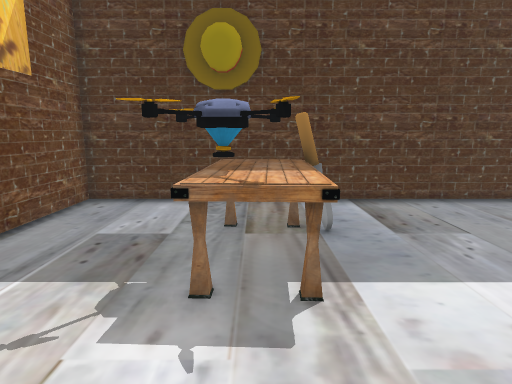
view 1 (above)

12 first-person views from a walk through a 3-D level made in the Unity game engine. The camera is 1.3 m above the floor, tilts 10° down and sees 75° across. The floor is counted in squares, 0.5 m on a side. Each view is taken from the middle of a square. On the plan, view 1 faces up. The plan holds only what a view shows up to about 20 squares ahead; the rest is blank. Some surface patterns are stand-ins.

view 2
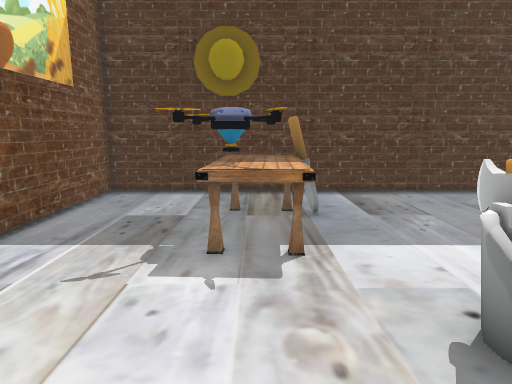

view 3
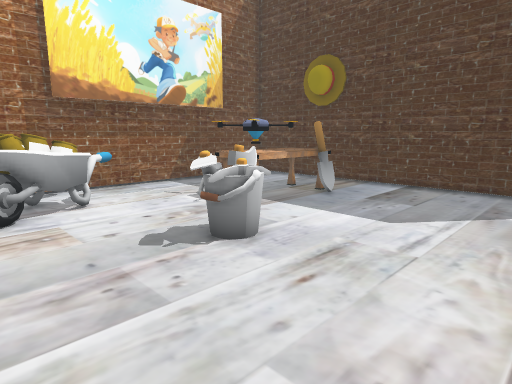

view 4
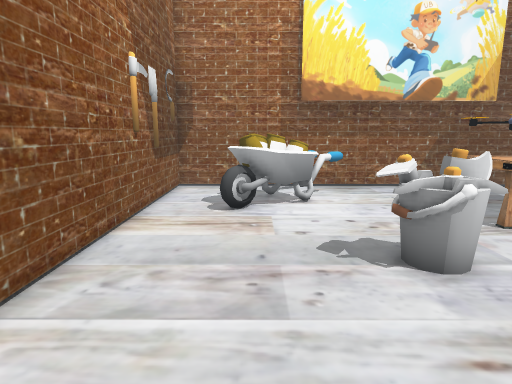

view 5
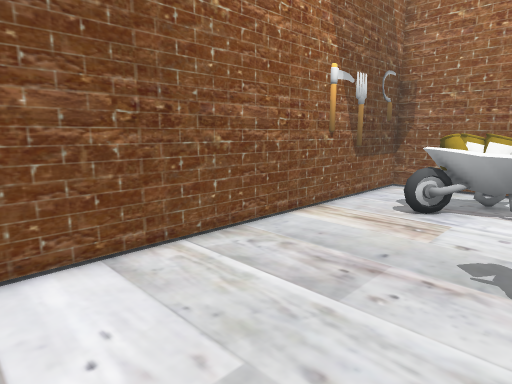

view 6
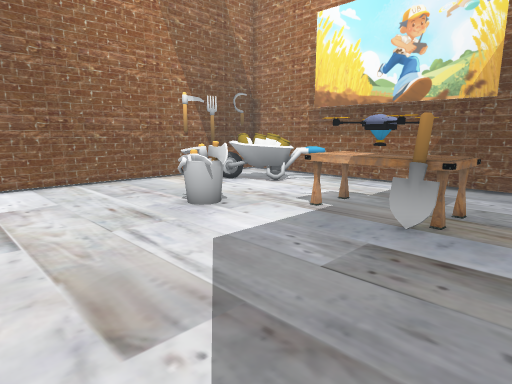

view 7
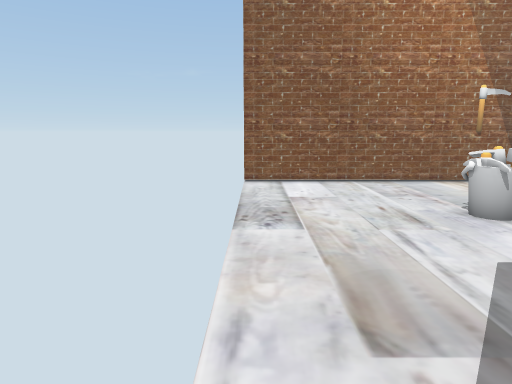

view 8
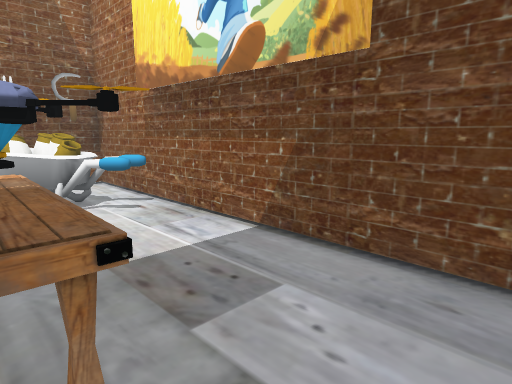

view 9
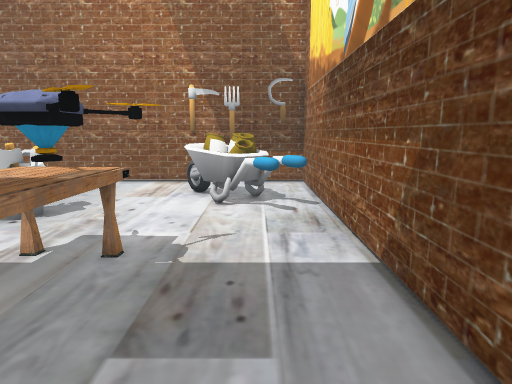

view 10
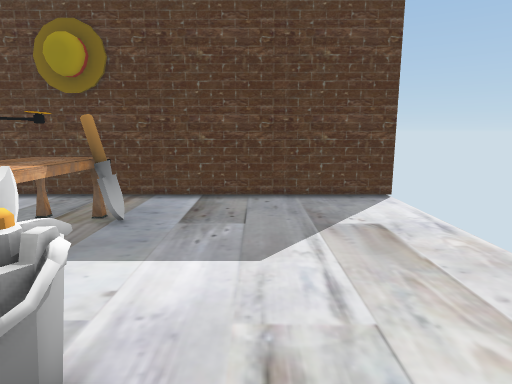

view 11
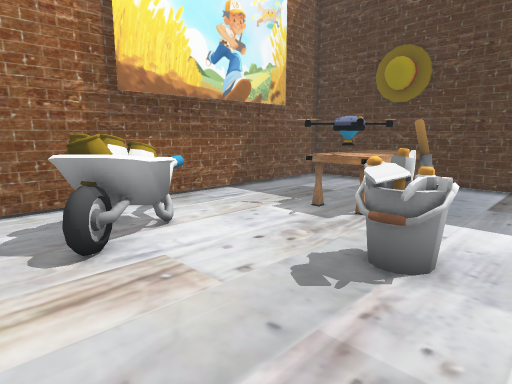

view 12
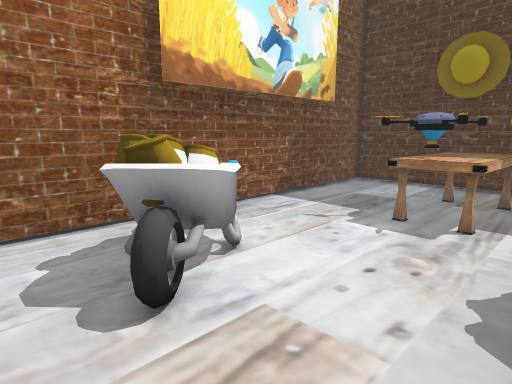

### Floor plan
Points are (right, up) in squares from view 1. A wall is a line through its corners. A room is listed if a view was taken in it or the views show most of it. See-through windows are left out.
Room 1 (views 1, 2, 3, 4, 5, 6, 7, 8, 9, 10, 11, 12)
walls: (-1.2, 5.7) (-1.6, 5.4) (-2.2, 5.3) (-1.7, 5.6); (-1.3, 5.6) (-1.7, 5.3); (-1.1, 6.3) (-1.1, 7.1) (-1.7, 7.7); (-1.7, 5.5) (-1, 6.2) (-1.8, 5.3); (-1.7, 7.8) (-1, 7); (-2.2, 8.1) (-1.5, 7.8); (-0.6, -5.8) (11.6, -5.8); (11.8, 12.7) (-6.5, 12.7) (-6.5, -5.8) (-1.4, -5.8)
objects: other object (-6, 0) to (-4, 2); other object (-4, -2) to (-3, -2); other object (-4, -1) to (-3, -1); other object (-4, 0) to (-3, 0); other object (-3, -3); other object (-2, -3) to (-2, -2); other object (-2, -3) to (-1, 0); other object (-1, 5) to (1, 10); other object (2, 8) to (2, 9); other object (3, 1); other object (3, 2) to (3, 3); other object (4, 1) to (4, 2)

Where each view was taken, in squares from view 1:
view 1: 0 up, 0 right, facing up
view 2: 2 down, 0 right, facing up
view 3: 4 down, 10 right, facing up-left
view 4: 2 down, 10 right, facing left
view 5: 1 up, 10 right, facing down-left
view 6: 12 up, 11 right, facing down-left
view 7: 12 up, 11 right, facing down
view 8: 12 up, 0 right, facing down-left
view 9: 12 up, 4 left, facing down
view 10: 1 down, 6 right, facing up
view 11: 5 down, 6 right, facing up-left
view 12: 5 down, 3 right, facing up-left
